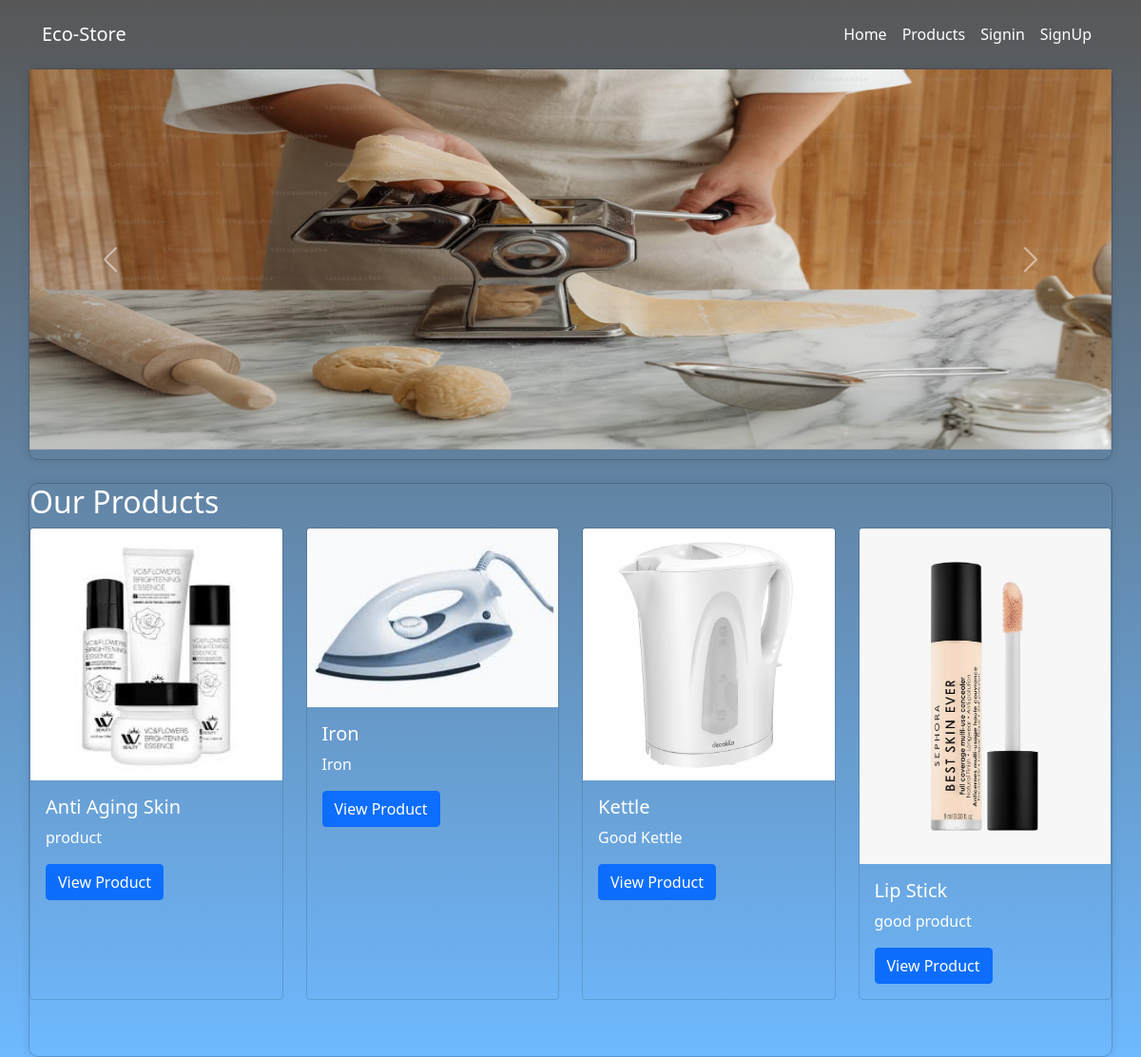
The page / on the database its author committed.
### store/models.py (models this page shows, shortened)
class Product(models.Model):
    name = models.CharField(max_length=255)
    slug = models.SlugField(unique=True, blank=True)
    description = models.TextField()
    price = models.DecimalField(max_digits=10, decimal_places=2)
    image = models.ImageField(upload_to='products/')
    category = models.ForeignKey(Category, on_delete=models.CASCADE)
    class Meta:
        ordering = ['name']

### store/views.py (the view)
# urls.py: path('', views.home, name='home'),
def home(request):
    products = Product.objects.all()
    return render(request, 'store/home.html', {'products': products})

### store/templates/store/home.html (shortened to what this page needs)
{% extends "base.html" %}
{% load static %}
{% block content %}
<link rel="stylesheet" href="{% static 'css/home.css' %}">
<div class="container">
    <div id="posterCarousel" class="carousel animated content bounce-in" data-bs-ride="carousel" style="margin: 0 0 10px 0;">
        <div class="carousel-inner">
            <div class="carousel-item active">
                <img src="{% static 'images/c4.png' %}" class="d-block w-100 opacity-0.1" alt="Poster 1" style="height: 400px;">
            </div>
        </div>
        <button class="carousel-control-prev" type="button" data-bs-target="#posterCarousel" data-bs-slide="prev">
            <span class="carousel-control-prev-icon" aria-hidden="true"></span>
        </button>
        <button class="carousel-control-next" type="button" data-bs-target="#posterCarousel" data-bs-slide="next">
            <span class="carousel-control-next-icon" aria-hidden="true"></span>
        </button>
    </div>
</div>
<div class="container mt-4" style="background-color: transparent;">
    <h2>Our Products</h2>
    <div class="row flex-row flex-nowrap overflow-auto product-scroller">
        {% for product in products %}
        <div class="col-4 col-md-3 mb-4 slide-in">
            <div class="card h-100 bounce" style="background-color: transparent;">
                <img src="{{ product.image.url }}" class="card-img-top img-fluid" alt="{{ product.name }}">
                <div class="card-body">
                    <h5 class="card-title">{{ product.name }}</h5>
                    <p class="card-text">{{ product.description|truncatewords:20 }}</p>
                    <a href="{% url 'product_detail' product.slug %}" class="btn btn-primary">View Product</a>
                </div>
            </div>
        </div>
        {% endfor %}
    </div>
</div>
{% endblock %}

### store/templates/base.html (shortened to what this page needs)
{% load static %}
<!DOCTYPE html>
<html lang="en">
<head>
    <link href="https://cdn.jsdelivr.net/npm/bootstrap@5.1.0/dist/css/bootstrap.min.css" rel="stylesheet">
    <link rel="stylesheet" href="{% static 'css/style.css' %}">
    <link rel="stylesheet" href="{% static 'css/animate.css' %}">
</head>
<body>
    <nav class="navbar navbar-expand-lg">
        <div class="container-fluid animated content bounce-in">
            <a class=" navbar-brand" href="{% url 'home' %}">Eco-Store</a>
            <div class="collapse navbar-collapse" id="navbarNav">
                <ul class="navbar-nav ms-auto">
                    <li class="nav-item">
                        <a class="nav-link" href="{% url 'home' %}">Home</a>
                    </li>
                    <li class="nav-item">
                        <a class="nav-link" href="{% url 'product_list' %}">Products</a>
                    </li>
                    {% if user.is_authenticated %}
                    <li class="nav-item">
                        <a class="nav-link" href="{% url 'view_profile' %}">Profile</a>
                    </li>
                    <li class="nav-item">
                        <a class="nav-link" href="{% url 'cart_detail' %}">Cart</a>
                    </li>
                    <li class="nav-item">
                        <a class="nav-link" href="{% url 'add_product' %}">Add</a>
                    </li>
                    <li class="nav-item">
                        <a class="nav-link" href="{% url 'logout' %}">Logout</a>
                    </li>
                    {% else %}
                    <li class="nav-item">
                        <a class="nav-link" href="{% url 'login' %}">Signin</a>
                    </li>
                    <li class="nav-item">
                        <a class="nav-link" href="{% url 'register' %}">SignUp</a>
                    </li>
                    {% endif %}
                </ul>
            </div>
        </div>
    </nav>
    {% block content %}
    {% endblock %}
</body>
</html>

### store/static/css/style.css (style rules this page uses)
.navbar { background-color: transparent; padding: 1rem 2rem; }
.navbar-brand, .nav-link { color: #ffffff !important; transition: color 0.2s ease; }
.container { width: 100%; margin: auto; padding: 0; background-color: transparent; border: 1px solid #dddddd1e; border-radius: 10px; box-shadow: 0 0 10px rgba(0, 0, 0, 0.1); }
.slide-in { animation: slideIn 1s ease-in-out; }
.bounce-in { animation: bounceIn 1s ease-out; }

### store/static/css/home.css (style rules this page uses)
.container { background-color: transparent; border-color: rgba(0, 0, 0, 0.199); text-shadow: 100px; text-decoration: double; box-shadow: inset; }
.product-scroller { display: flex; flex-wrap: wrap; overflow-x: auto; padding-bottom: 15px; margin-bottom: 20px; }
.carousel-item img { width: 100%; height: 150px; }
.slide-in { animation: slide-in 1s ease-in-out; }
.bounce { animation: bounce 0.5s ease-in-out; }

### rows shown on the page
Product: image (picture), name "Anti Aging Skin", description "product"
Product: image (picture), name "Iron", description "Iron"
Product: image (picture), name "Kettle", description "Good Kettle"
Product: image (picture), name "Lip Stick", description "good product"
